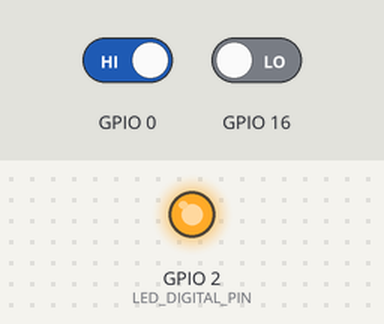
Bench run of a sketch on a simulated ESP8266 (NodeMCU). On the bench: output pins drawn as LEDs (lit = HIGH). Inputs (shaded band) come from the test bench; at power-on: GPIO 0 HIGH, GPIO 16 LOW. WiFi joins after 1.5 s; servers stay silent unless stated; what the sketch prints to the serial monitor is not drawn.

Above: at 2.7 s.
2.8 s: GPIO 0 driven LOW
At 3.7 s:
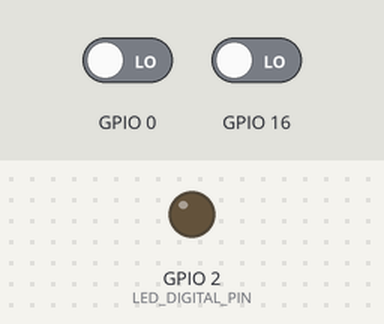
4.3 s: GPIO 16 driven HIGH
At 4.9 s:
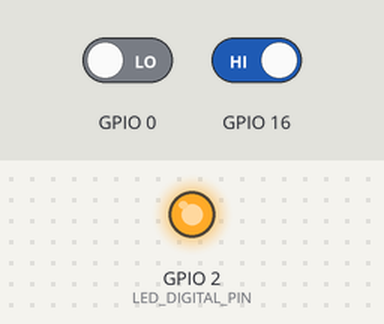
5.8 s: GPIO 16 driven LOW
At 7.0 s:
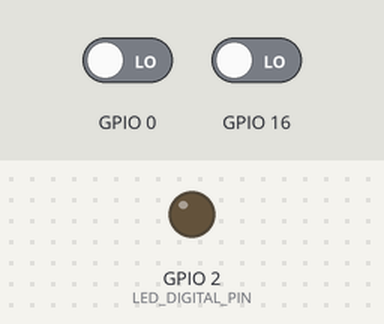
7.3 s: GPIO 0 driven HIGH
At 8.3 s:
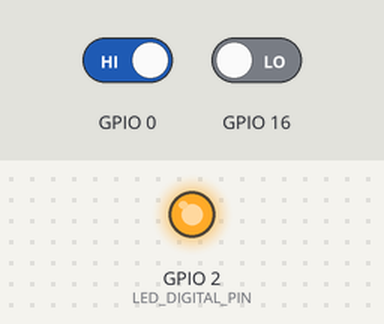
Timing chart, 0 to 9.8 s (numbered marks = the images above; inputs shaded):
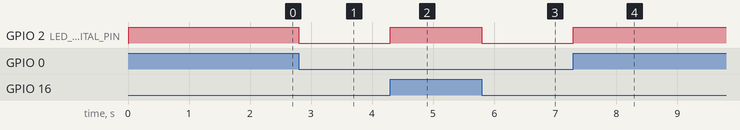

The sketch:

GarageDoorSensor_20161105.ino
```cpp
#include <ESP8266WiFi.h>
#include "HallSense.h"

const char* ssid = "FiOS-KNRXW";
const char* password = "flux2383gap9255hug";

#define LED_DIGITAL_PIN   2
#define minimumRotationalSpeed 8000

WiFiClient client;
HallSense auxD(16, "AuxDoor"), mainD(0, "MainDoor");

void setup()
{
  pinMode(LED_DIGITAL_PIN, OUTPUT);

  // connect to WIFI

  Serial.begin(115200);
  delay(10);

  WiFi.begin(ssid, password);

  Serial.println();
  Serial.println();
  Serial.print("Connecting to ");
  Serial.println(ssid);

  WiFi.begin(ssid, password);

  while (WiFi.status() != WL_CONNECTED) {
   digitalWrite(LED_DIGITAL_PIN, 1);
   delay(500);
   digitalWrite(LED_DIGITAL_PIN, 0);
   Serial.print(".");
  }
  Serial.println("");
  Serial.println("WiFi connected");
}

void loop()
{
  auxD.checkState(&client);
  mainD.checkState(&client);
}
```

HallSense.cpp
```cpp
#define LED_DIGITAL_PIN   2
#define minimumRotationalSpeed 8000

#include <Arduino.h>
#include <ESP8266WiFi.h>
#include "HallSense.h"

String apiKey = "D1ORP8ET4HSSGJLC";
const char* server = "api.thingspeak.com";

HallSense::HallSense(int p, String n)
{
  pin = p;
  sname = n;
  this->Reset();

  pinMode(this->pin, INPUT);
  this->currentState = false;
  this->priorState = false;
}

void HallSense::Reset()
{
  count = 0;
  currentTime = 0;
  priorTime = 0;
  currentState = false;
  priorState = false;
  moving = false;
}

void HallSense::checkState(WiFiClient *c)
{
  currentState = digitalRead(pin);
  currentTime = millis();

  long elapsedTime = currentTime - priorTime;

  // if different from prior then send a message to the World!
  if (currentState != priorState)
  {
      // display the current state of sensor1 on LED of ESP8266

      digitalWrite(LED_DIGITAL_PIN, currentState);

      Serial.print(sname);
      Serial.print(": state changed - value is:");
      Serial.print(currentState);
      Serial.print(" and elapsed time between states is:");
      Serial.print(elapsedTime);
      Serial.println(" ms");

      // store the elapsed time for this reading
      // this will help us decipher the movement of the door - which we'll do in ThingSpeak

      timeVec[count] = elapsedTime;

      priorState = currentState;
      priorTime = currentTime;
      count++;
      moving = true;
  }
  else
    if (elapsedTime > minimumRotationalSpeed && moving)
      {
        Serial.print(sname);
        Serial.print(": door state has changed - it has been ");
        Serial.print(elapsedTime/1000);
        Serial.println(" seconds since last state");

        this->tellWorld(elapsedTime, c);

        // the door state has changed so reset the counter and reclaim the storage array

        count = 0;
        moving = false;
      }
}

void HallSense::tellWorld(long elapsedTime, WiFiClient *client)
{
  if (client->connect(server,80))
  {
    String postStr = apiKey;
    postStr +="&field1=";
    postStr += String(elapsedTime);
    postStr += "&field2=";
    postStr += String(count);
    postStr += "&field3=";
    postStr += sname;
    postStr += "&field4=";
    postStr += String(currentState);
    postStr += "&field5=";

    for (int l = 0; l < count; l++)
      postStr += String(timeVec[l]) + ",";

    postStr += "\r\n\r\n";

    Serial.println(postStr);

    client->print("POST /update HTTP/1.1\n");
    client->print("Host: api.thingspeak.com\n");
    client->print("Connection: close\n");
    client->print("X-THINGSPEAKAPIKEY: "+apiKey+"\n");
    client->print("Content-Type: application/x-www-form-urlencoded\n");
    client->print("Content-Length: ");
    client->print(postStr.length());
    client->print("\n\n");
    client->print(postStr);
  }
  else Serial.println("Error sending to thingSpeak");
  client->stop();
}
```

HallSense.h
```cpp
#include <ESP8266WiFi.h>

class HallSense
{
  public:
    int pin;
    String sname;
    boolean currentState, priorState;
    long currentTime, priorTime;
    long timeVec[1000];
    int count;
    boolean moving;
    WiFiClient *client;

    HallSense(int, String);
    void Reset();
    void checkState(WiFiClient *);
    void tellWorld(long, WiFiClient *);
};
```

Measured:
- after the input at 2.8 s, GPIO 2 (LED_DIGITAL_PIN): HIGH → LOW at once
- after the input at 4.3 s, GPIO 2 (LED_DIGITAL_PIN): LOW → HIGH at once
- after the input at 5.8 s, GPIO 2 (LED_DIGITAL_PIN): HIGH → LOW at once
- after the input at 7.3 s, GPIO 2 (LED_DIGITAL_PIN): LOW → HIGH at once
